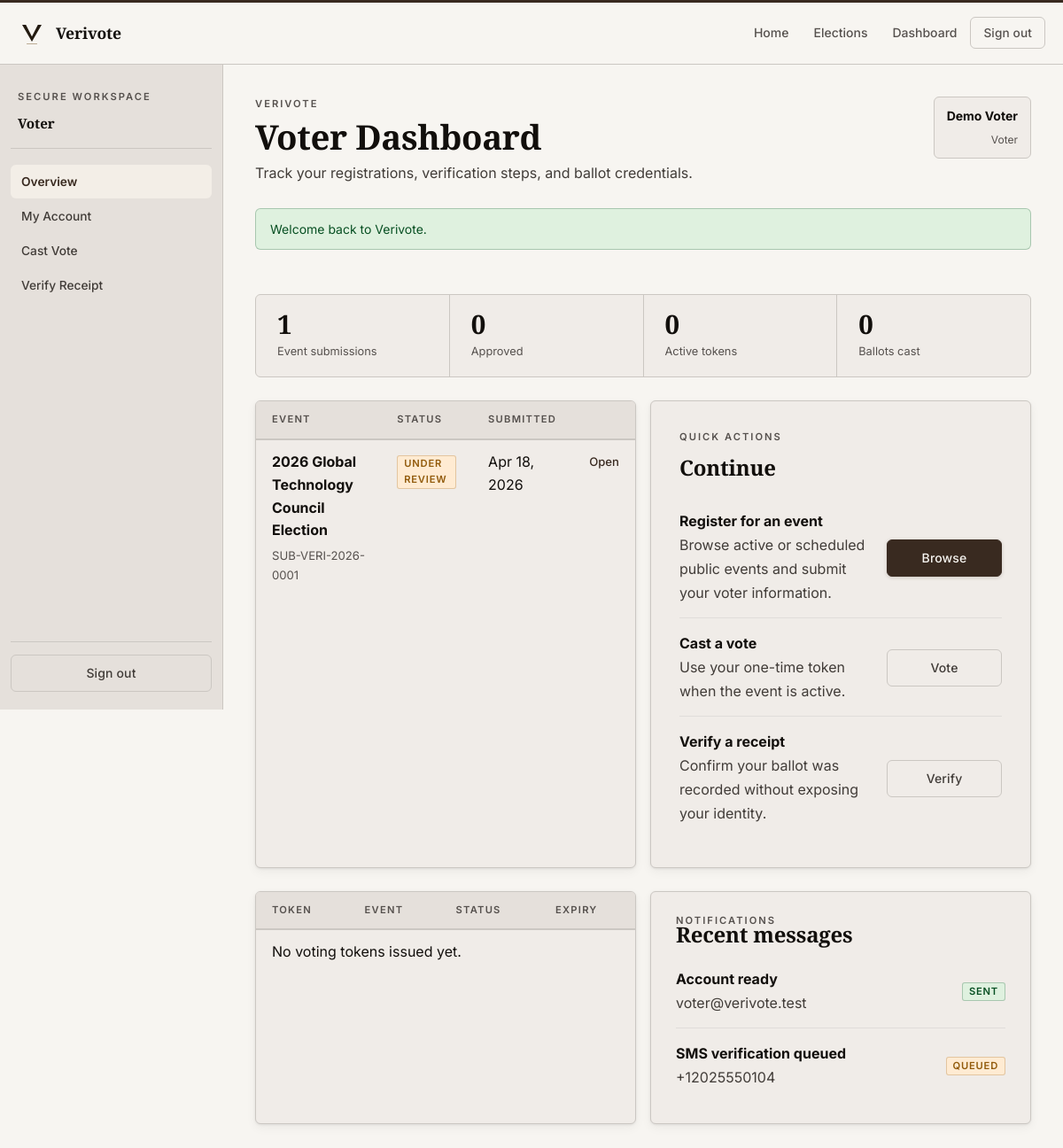
Page /voter/dashboard.php (signed in) on the earlier database version.
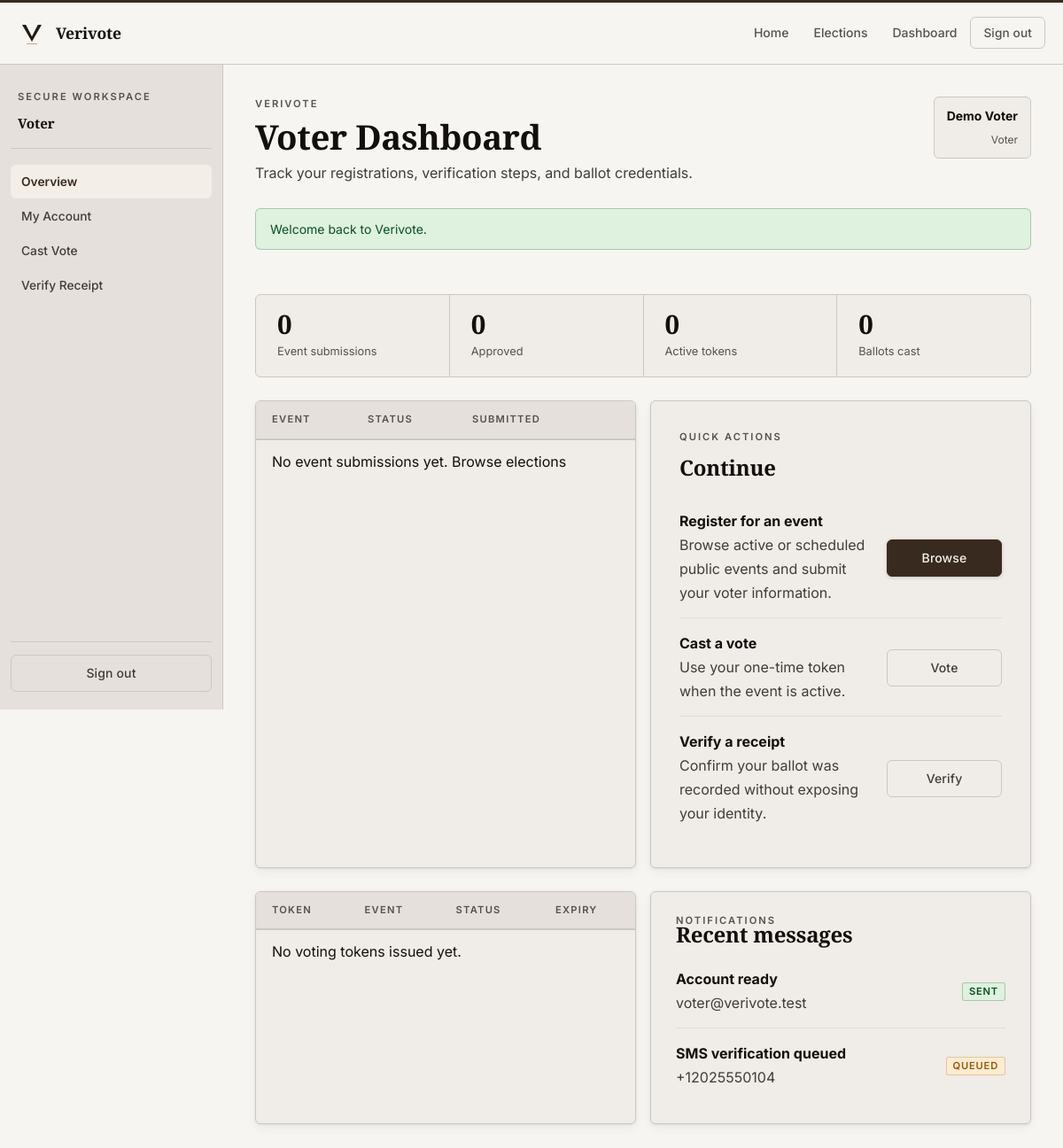
Same page on the later database version.
### tables this page shows
CREATE TABLE voter_event_submissions (
    id BIGINT UNSIGNED AUTO_INCREMENT PRIMARY KEY,
    event_id BIGINT UNSIGNED NOT NULL,
    user_id BIGINT UNSIGNED NOT NULL,
    submission_reference VARCHAR(36) NOT NULL UNIQUE,
    status ENUM('pending', 'under_review', 'approved', 'rejected') NOT NULL DEFAULT 'pending',
    approval_notes TEXT NULL,
    submitted_at DATETIME NOT NULL DEFAULT CURRENT_TIMESTAMP,
    approved_at DATETIME NULL,
    approved_by BIGINT UNSIGNED NULL,
    last_reviewed_at DATETIME NULL,
    created_at TIMESTAMP NOT NULL DEFAULT CURRENT_TIMESTAMP,
    updated_at TIMESTAMP NOT NULL DEFAULT CURRENT_TIMESTAMP ON UPDATE CURRENT_TIMESTAMP,
    UNIQUE KEY uniq_submission (event_id, user_id),
    CONSTRAINT fk_submissions_event FOREIGN KEY (event_id) REFERENCES events(id) ON DELETE CASCADE,
    CONSTRAINT fk_submissions_user FOREIGN KEY (user_id) REFERENCES users(id) ON DELETE CASCADE,
    CONSTRAINT fk_submissions_approver FOREIGN KEY (approved_by) REFERENCES users(id) ON DELETE SET NULL
);

CREATE TABLE events (
    id BIGINT UNSIGNED AUTO_INCREMENT PRIMARY KEY,
    created_by BIGINT UNSIGNED NOT NULL,
    title VARCHAR(200) NOT NULL,
    slug VARCHAR(220) NOT NULL UNIQUE,
    description TEXT NOT NULL,
    ballot_type ENUM('single_choice') NOT NULL DEFAULT 'single_choice',
    status ENUM('draft', 'scheduled', 'active', 'closed', 'archived') NOT NULL DEFAULT 'draft',
    start_at DATETIME NOT NULL,
    end_at DATETIME NOT NULL,
    timezone VARCHAR(80) NOT NULL DEFAULT 'UTC',
    result_visibility ENUM('private', 'public_after_close', 'public_live') NOT NULL DEFAULT 'public_after_close',
    personal_verification_enabled TINYINT(1) NOT NULL DEFAULT 1,
    public_audit_enabled TINYINT(1) NOT NULL DEFAULT 1,
    allow_self_registration TINYINT(1) NOT NULL DEFAULT 1,
    max_votes_per_token TINYINT UNSIGNED NOT NULL DEFAULT 1,
    verification_policy ENUM('all_required', 'any_one', 'custom') NOT NULL DEFAULT 'all_required',
    eligibility_rules TEXT NULL,
    event_notice TEXT NULL,
    created_at TIMESTAMP NOT NULL DEFAULT CURRENT_TIMESTAMP,
    updated_at TIMESTAMP NOT NULL DEFAULT CURRENT_TIMESTAMP ON UPDATE CURRENT_TIMESTAMP,
    CONSTRAINT fk_events_creator FOREIGN KEY (created_by) REFERENCES users(id)
);

CREATE TABLE notifications (
    id BIGINT UNSIGNED AUTO_INCREMENT PRIMARY KEY,
    user_id BIGINT UNSIGNED NULL,
    event_id BIGINT UNSIGNED NULL,
    channel ENUM('email', 'sms', 'system') NOT NULL DEFAULT 'system',
    destination VARCHAR(190) NOT NULL,
    subject VARCHAR(190) NOT NULL,
    body TEXT NOT NULL,
    delivery_code VARCHAR(50) NULL,
    metadata_json JSON NULL,
    status ENUM('queued', 'sent', 'failed', 'read') NOT NULL DEFAULT 'queued',
    created_at TIMESTAMP NOT NULL DEFAULT CURRENT_TIMESTAMP,
    delivered_at DATETIME NULL,
    CONSTRAINT fk_notifications_user FOREIGN KEY (user_id) REFERENCES users(id) ON DELETE SET NULL,
    CONSTRAINT fk_notifications_event FOREIGN KEY (event_id) REFERENCES events(id) ON DELETE SET NULL
);

### includes/auth.php (called while the page is built, shortened)
<?php
function current_user(bool $refresh = false): ?array
{
    if (!$refresh && isset($_SESSION['cached_user'])) {
        return $_SESSION['cached_user'];
    }
    $user = fetch_one(
        'SELECT users.*, roles.slug AS role_slug, roles.name AS role_name
         FROM users
         INNER JOIN roles ON roles.id = users.role_id
         WHERE users.id = :user_id',
        ['user_id' => (int) $_SESSION['user_id']]
    );
    return $user;
}

### config/database.php (called while the page is built, shortened)
<?php
function db(): PDO
{
    static $pdo = null;
    if ($pdo instanceof PDO) {
        return $pdo;
    }
    $config = app_config('db');
    $dsn = sprintf(
        'mysql:host=%s;port=%s;dbname=%s;charset=%s',
        $config['host'],
        $config['port'],
        $config['name'],
        $config['charset']
    );
    $pdo = new PDO($dsn, $config['user'], $config['pass'], [
        PDO::ATTR_ERRMODE => PDO::ERRMODE_EXCEPTION,
        PDO::ATTR_DEFAULT_FETCH_MODE => PDO::FETCH_ASSOC,
        PDO::ATTR_EMULATE_PREPARES => false,
    ]);
    return $pdo;
}

### includes/helpers.php (called while the page is built, shortened)
<?php
function app_config(?string $key = null, mixed $default = null): mixed
{
    global $appConfig;
    $segments = explode('.', $key);
    $value = $appConfig;
    foreach ($segments as $segment) {
        $value = $value[$segment];
    }
    return $value;
}
function app_base_path(): string
{
    static $cached = null;
    if (is_string($cached)) {
        return $cached;
    }
    $documentRoot = realpath((string) ($_SERVER['DOCUMENT_ROOT'] ?? ''));
    $projectRoot = realpath(BASE_PATH);
    $documentRoot = str_replace('\\', '/', $documentRoot);
    $projectRoot = str_replace('\\', '/', $projectRoot);
    if ($projectRoot === $documentRoot) {
        $cached = '';
        return $cached;
    }
    $prefix = rtrim($documentRoot, '/') . '/';
    $relative = trim(substr($projectRoot, strlen($prefix)), '/');
    $cached = $relative === '' ? '' : '/' . $relative;
    return $cached;
}
function base_url(string $path = ''): string
{
    $appUrl = (string) app_config('app_url', '');
    $path = '/' . ltrim($path, '/');
    $basePath = app_base_path();
    if ($basePath === '') {
        return $path;
    }
    return $path === '/' ? $basePath . '/' : $basePath . $path;
}
function e(null|string|int|float $value): string
{
    return htmlspecialchars((string) $value, ENT_QUOTES | ENT_SUBSTITUTE, 'UTF-8');
}
function format_datetime(?string $value, string $format = 'M j, Y H:i T'): string
{
    return (new DateTimeImmutable($value))->format($format);
}
function format_status(string $value): string
{
    return ucwords(str_replace('_', ' ', $value));
}
function badge_class(string $status): string
{
    return match ($status) {
        'active', 'approved', 'verified', 'used', 'sent' => 'badge-success',
        'warning', 'scheduled', 'under_review', 'pending', 'queued' => 'badge-warning',
        'error', 'rejected', 'revoked', 'failed', 'suspended' => 'badge-danger',
        default => 'badge-muted',
    };
}
function fetch_all(string $sql, array $params = []): array
{
    $statement = db()->prepare($sql);
    $statement->execute($params);
    return $statement->fetchAll();
}

### voter/dashboard.php (the view, shortened to what the rows shown need)
<?php
$user          = current_user();
$submissions   = fetch_all(
    'SELECT ves.*, events.title AS event_title, events.slug, events.status AS event_status
     FROM voter_event_submissions ves
     INNER JOIN events ON events.id = ves.event_id
     WHERE ves.user_id = :user_id
     ORDER BY ves.id DESC',
    ['user_id' => $user['id']]
);
$notifications = fetch_all(
    'SELECT * FROM notifications WHERE user_id = :user_id ORDER BY id DESC LIMIT 8',
    ['user_id' => $user['id']]
);
include dirname(__DIR__) . '/includes/header.php';
?>
<div class="stat-strip">
    <div class="stat-strip__item">
        <strong><?= e((string) count(array_filter($submissions, static fn(array $item): bool => $item['status'] === 'approved'))); ?></strong>
        <p>Approved</p>
    </div>
</div>
<section class="grid-2">
    <article class="table-wrap">
        <table>
            <thead>
                <tr>
                    <th>Event</th>
                    <th>Status</th>
                    <th>Submitted</th>
                    <th></th>
                </tr>
            </thead>
            <tbody>
                <?php if (!$submissions): ?>
                    <tr><td colspan="4">No event submissions yet. <a href="<?= e(base_url('/events.php')); ?>" class="table-actions" style="display:inline;">Browse elections</a></td></tr>
                <?php else: ?>
                    <?php foreach ($submissions as $submission): ?>
                        <tr>
                            <td>
                                <strong><?= e($submission['event_title']); ?></strong>
                                <p><?= e($submission['submission_reference']); ?></p>
                            </td>
                            <td><span class="badge <?= e(badge_class($submission['status'])); ?>"><?= e(format_status($submission['status'])); ?></span></td>
                            <td><?= e(format_datetime($submission['submitted_at'], 'M j, Y')); ?></td>
                            <td class="table-actions"><a href="<?= e(base_url('/voter/register_event.php?event=' . $submission['event_id'])); ?>">Open</a></td>
                        </tr>
                    <?php endforeach; ?>
                <?php endif; ?>
            </tbody>
        </table>
    </article>
    <article class="panel">
        <h2>Continue</h2>
    </article>
</section>
<section class="grid-2">
    <article class="table-wrap">
        <table>
            <thead>
                <tr>
                    <th>Token</th>
                    <th>Event</th>
                    <th>Status</th>
                    <th>Expiry</th>
                </tr>
            </thead>
        </table>
    </article>
    <article class="list-shell">
        <h2>Recent messages</h2>
        <?php if (!$notifications): ?>
            <p>No notifications found.</p>
        <?php else: ?>
            <?php foreach ($notifications as $notification): ?>
                <div class="list-row">
                    <div>
                        <strong><?= e($notification['subject']); ?></strong>
                        <p><?= e($notification['destination']); ?></p>
                    </div>
                    <span class="badge <?= e(badge_class($notification['status'])); ?>"><?= e(format_status($notification['status'])); ?></span>
                </div>
            <?php endforeach; ?>
        <?php endif; ?>
    </article>
</section>
<?php include dirname(__DIR__) . '/includes/footer.php'; ?>

Differences in the rows shown:
removed voter_event_submissions: status "0", event.title "2026 Global Technology Council Election", submission_reference "SUB-VERI-2026-0001", status "UNDER REVIEW", submitted_at "Apr 18, 2026"
Other differences:
count($submissions): "1" → "0"
text now shown: "0 No event submissions yet. Browse elections"
